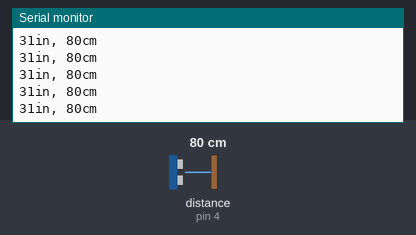
The sketch below on a simulated Arduino Uno, built with avr-gcc and run on an emulated ATmega328P. Shown: the last lines printed to the serial monitor. Wiring (inferred from the names in the program): ultrasonic range finder: trigger pin 2; echo pin 4. The inputs (shaded band) are chosen by the test bench; at power-on: distance to the obstacle (sensor on pin 4) 80 cm. The echo pulse lasts 58.3 µs per cm.

Above: at 1.2 s.
1.3 s: distance to the obstacle (sensor on pin 4) set to 2 cm
At 1.8 s:
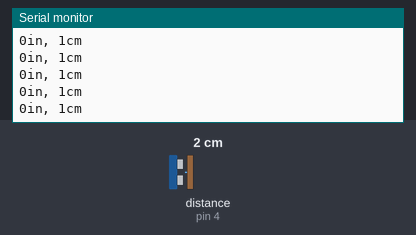
4.3 s: distance to the obstacle (sensor on pin 4) set to 4 cm
At 5.3 s:
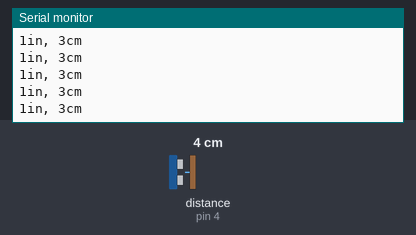
7.3 s: distance to the obstacle (sensor on pin 4) set to 60 cm
At 8.2 s:
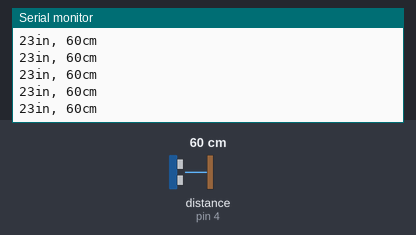
Timing chart, 0 to 10.3 s (numbered marks = the images above; inputs shaded):
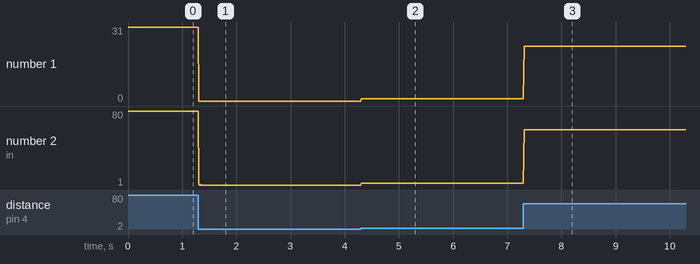

The sketch:

UltraSonicSensorTest.ino
```cpp
/* Using HC-SR04 Sensor
STEM Center USA - Pi-Bot

VCC pin connected to Arduino +5V
GND pin connected  to Arduino Ground
TRIG pin connected digital pin 2
ECHO pin connected digital pin 4
*/

//Define integer constants
const int trigPin = 2; //Aduino pin 2
const int echoPin = 4; //Aduino pin 4

long duration, distance, inches, cm;

void setup()
{
  // initialize serial communication:
  Serial.begin(9600);
  pinMode(trigPin, OUTPUT);
  pinMode(echoPin, INPUT);

}

void loop()
{
  ping();
  distance = cm;
  Serial.print(inches);
  Serial.print("in, ");
  Serial.print(cm);
  Serial.print("cm");
  Serial.println();
  delay(10);

}

void ping ()
{
  // The sensor is triggered by a HIGH pulse of 10 or more microseconds.
  // Give a short LOW pulse beforehand to ensure a clean HIGH pulse:
  digitalWrite(trigPin, LOW);
  delayMicroseconds(2);
  digitalWrite(trigPin, HIGH);
  delayMicroseconds(10);
  digitalWrite(trigPin, LOW);
  // Read the signal from the sensor: a HIGH pulse whose
  // duration is the time (in microseconds) from the sending
  // of the ping to the reception of its echo off of an object.
  duration = pulseIn(echoPin, HIGH);
  // convert the time into a distance
  inches = duration / 74 / 2;
  cm = duration / 29 /2;
  return;
}
```

Measured:
- after the input at 1.3 s, the serial monitor: prints a new line at once (image 1)
- after the input at 4.3 s, the serial monitor: prints a new line at once (image 2)
- after the input at 7.3 s, the serial monitor: prints a new line at once (image 3)
- plotted number 1: 31 → 0 after the input at 1.3 s, 1 → 23 after the input at 7.3 s
- plotted number 2: 80 → 1 after the input at 1.3 s, 1 → 3 after the input at 4.3 s, 3 → 60 after the input at 7.3 s
